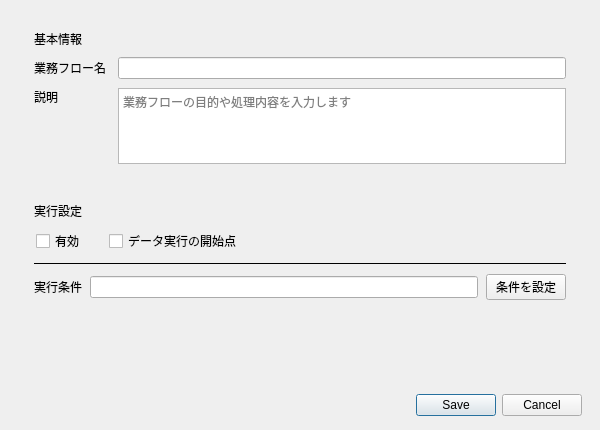
<?xml version="1.0" encoding="UTF-8"?>
<ui version="4.0">
 <class>FlowEditorForm</class>
 <widget class="QDialog" name="FlowEditorForm">
  <property name="minimumSize"><size><width>600</width><height>430</height></size></property>
  <property name="maximumSize"><size><width>600</width><height>430</height></size></property>
  <property name="windowTitle"><string>業務フロー編集</string></property>
  <property name="geometry"><rect><x>0</x><y>0</y><width>600</width><height>430</height></rect></property>
  <layout class="QVBoxLayout" name="rootLayout">
   <property name="leftMargin"><number>18</number></property><property name="topMargin"><number>16</number></property><property name="rightMargin"><number>18</number></property><property name="bottomMargin"><number>14</number></property><property name="spacing"><number>10</number></property>
   <item><widget class="QFrame" name="basicCard"><property name="card" stdset="0"><bool>true</bool></property><layout class="QVBoxLayout" name="basicLayout"><property name="leftMargin"><number>16</number></property><property name="topMargin"><number>14</number></property><property name="rightMargin"><number>16</number></property><property name="bottomMargin"><number>14</number></property><property name="spacing"><number>9</number></property><item><widget class="QLabel" name="basicTitle"><property name="cardTitle" stdset="0"><bool>true</bool></property><property name="text"><string>基本情報</string></property></widget></item><item><layout class="QGridLayout" name="basicForm"><property name="horizontalSpacing"><number>12</number></property><property name="verticalSpacing"><number>9</number></property><property name="columnStretch"><string>0,1</string></property><item row="0" column="0"><widget class="QLabel" name="nameLabel"><property name="text"><string>業務フロー名</string></property></widget></item><item row="0" column="1"><widget class="QLineEdit" name="nameEdit"/></item><item row="1" column="0"><widget class="QLabel" name="descriptionLabel"><property name="text"><string>説明</string></property><property name="alignment"><set>Qt::AlignLeading|Qt::AlignLeft|Qt::AlignTop</set></property></widget></item><item row="1" column="1"><widget class="QPlainTextEdit" name="descriptionEdit"><property name="maximumSize"><size><width>16777215</width><height>76</height></size></property><property name="placeholderText"><string>業務フローの目的や処理内容を入力します</string></property></widget></item></layout></item></layout></widget></item>
   <item><widget class="QFrame" name="executionCard"><property name="card" stdset="0"><bool>true</bool></property><layout class="QVBoxLayout" name="executionLayout"><property name="leftMargin"><number>16</number></property><property name="topMargin"><number>14</number></property><property name="rightMargin"><number>16</number></property><property name="bottomMargin"><number>14</number></property><property name="spacing"><number>9</number></property><item><widget class="QLabel" name="executionTitle"><property name="cardTitle" stdset="0"><bool>true</bool></property><property name="text"><string>実行設定</string></property></widget></item><item><layout class="QHBoxLayout" name="optionsLayout"><property name="leftMargin"><number>2</number></property><property name="spacing"><number>24</number></property><item><widget class="QCheckBox" name="enabledCheck"><property name="text"><string>有効</string></property></widget></item><item><widget class="QCheckBox" name="dataStartCheck"><property name="text"><string>データ実行の開始点</string></property></widget></item><item><spacer name="optionsStretch"><property name="orientation"><enum>Qt::Horizontal</enum></property><property name="sizeHint"><size><width>40</width><height>20</height></size></property></spacer></item></layout></item><item><widget class="QFrame" name="conditionSeparator"><property name="frameShape"><enum>QFrame::HLine</enum></property><property name="frameShadow"><enum>QFrame::Plain</enum></property></widget></item><item><layout class="QHBoxLayout" name="conditionLayout"><property name="spacing"><number>8</number></property><item><widget class="QLabel" name="guardLabel"><property name="text"><string>実行条件</string></property></widget></item><item><widget class="QLineEdit" name="guardSummaryEdit"><property name="readOnly"><bool>true</bool></property></widget></item><item><widget class="QPushButton" name="editGuardButton"><property name="text"><string>条件を設定</string></property></widget></item></layout></item></layout></widget></item>
   <item><spacer name="contentStretch"><property name="orientation"><enum>Qt::Vertical</enum></property><property name="sizeHint"><size><width>20</width><height>6</height></size></property></spacer></item>
   <item><widget class="QDialogButtonBox" name="buttonBox"><property name="standardButtons"><set>QDialogButtonBox::Cancel|QDialogButtonBox::Save</set></property></widget></item>
  </layout>
 </widget>
 <resources/><connections/>
</ui>
